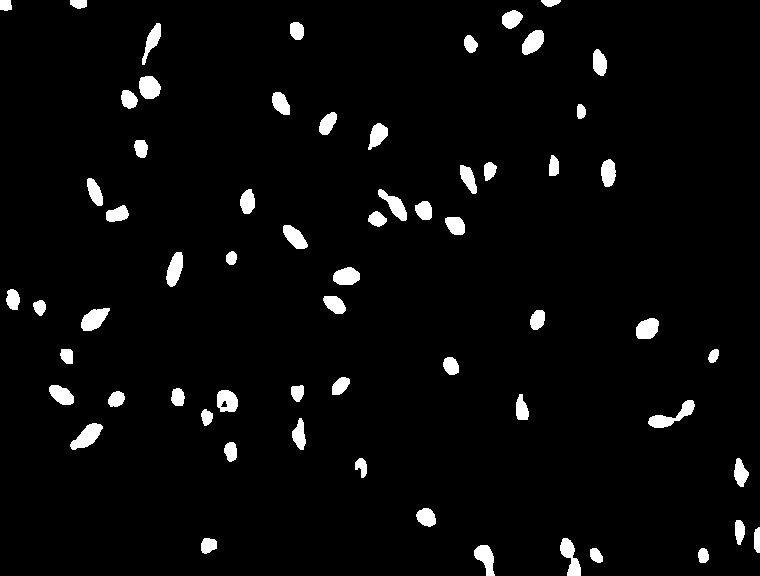
#> input picture processimg/106.jpg, 760 x 576 px
$ python -i detector.py   (imports and definitions only)
#> lines starting #> are read from the running program, lines starting #| are printed output that depends on the picture; after the words box and inside, x2 and y2 are one past the last pixel; in counts of white or black regions, pixels touching at a corner belong together
import argparse
import cv2
import numpy as np

array = []
bbox = []

def draw_flow(img, flow, step=16):
    h, w = img.shape[:2]
    y, x = np.mgrid[step / 2:h:step, step / 2:w:step].reshape(2, -1)
    fx, fy = flow[y.astype(int), x.astype(int)].T
    lines = np.vstack([x, y, x + fx, y + fy]).T.reshape(-1, 2, 2)
    lines = np.int32(lines + 0.5)
    vis = cv2.cvtColor(img, cv2.COLOR_GRAY2BGR)

    cv2.polylines(vis, lines, 0, (0, 255, 0))
    for (x1, y1), (x2, y2) in lines:
        cv2.circle(vis, (x1, y1), 1, (0, 255, 0), -1)
    return vis


def draw_hsv(flow):
    h, w = flow.shape[:2]
    fx, fy = flow[:, :, 0], flow[:, :, 1]
    ang = np.arctan2(fy, fx) + np.pi
    v = np.sqrt(fx * fx + fy * fy)
    hsv = np.zeros((h, w, 3), np.uint8)
    hsv[..., 0] = ang * (180 / np.pi / 2)
    hsv[..., 1] = 255
    hsv[..., 2] = np.minimum(v * 4, 255)
    bgr = cv2.cvtColor(hsv, cv2.COLOR_HSV2BGR)
    return bgr

def dec(path):
#> called with path = 'processimg/106.jpg'
    cam = cv2.VideoCapture(path)
    ret, prev = cam.read()
#> prev is the input picture: shape (576, 760, 3); min 0, max 255, mean 9.4

    prevgray = cv2.cvtColor(prev, cv2.COLOR_BGR2GRAY)
    i = 1
    bounding = []

    while True:
        ret, img = cam.read()

        if not ret:
            break

        gray = cv2.cvtColor(img, cv2.COLOR_BGR2GRAY)
        h, w, _ = img.shape
#> h = 576; w = 760
        flow = np.zeros((h, w, 1), np.float32)
        flow = cv2.calcOpticalFlowFarneback(prevgray, gray, flow, 0.5, 5, 15, 3, 5, 1, cv2.OPTFLOW_FARNEBACK_GAUSSIAN)
        prevgray = gray

        imgPath = "./LFlow/%s.jpg" % str(i)  # 存储图片的路径
        cv2.imwrite(imgPath, draw_flow(gray, flow))  # 将提取的视频帧存储进imgPath
#> in draw_flow, `fx, fy = flow[y.astype(int), x.astype(int)].T`: fx = 1692 values, max 0.000201 at index 4, min -9.27e-05 at index 1680, mean 1.33e-07; fy = 1692 values, max 0.000129 at index 1680, min -9.86e-05 at index 5, mean 1.84e-07
#> in draw_flow, `cv2.polylines(vis, lines, 0, (0, 255, 0))`:
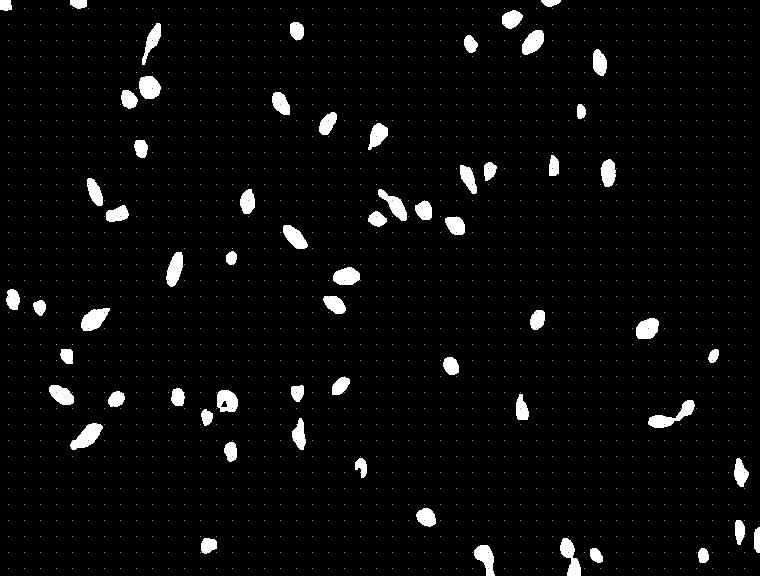
#> vis: shape (576, 760, 3); 0.39% of pixels changed, all inside (x1, y1, x2, y2) = (8, 8, 745, 569)
#> the loop in draw_flow, `for (x1, y1), (x2, y2) in lines:` made 1692 passes
#> (x1, y1, x2, y2) on passes 1 to 3: (8, 8, 8, 8), (24, 8, 24, 8), (40, 8, 40, 8)
#> after the loop in draw_flow, `for (x1, y1), (x2, y2) in lines:`:
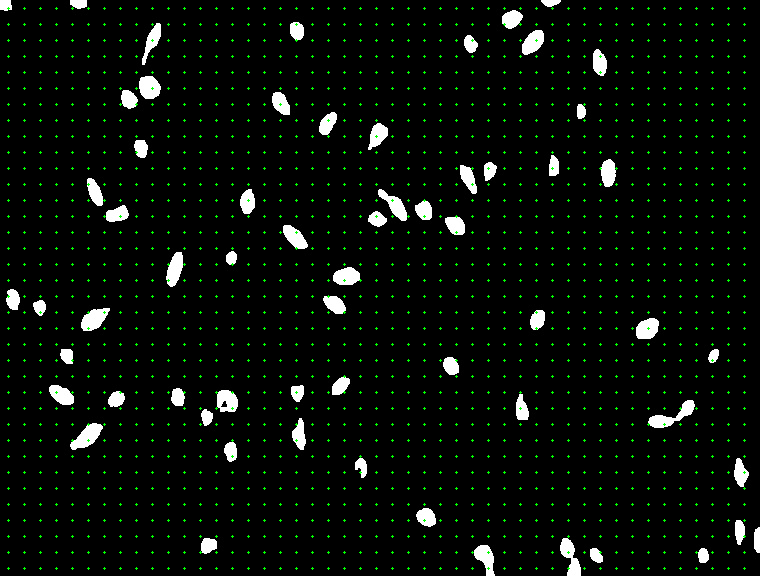
#> vis: shape (576, 760, 3); 1.55% of pixels changed, all inside (x1, y1, x2, y2) = (7, 7, 746, 570)
        cv2.imshow('flow', draw_flow(gray, flow))
#> the loop in draw_flow (call 2), `for (x1, y1), (x2, y2) in lines:` made 1692 passes
        gray1 = cv2.cvtColor(draw_hsv(flow), cv2.COLOR_BGR2GRAY)
#> in draw_hsv, `ang = np.arctan2(fy, fx) + np.pi`:
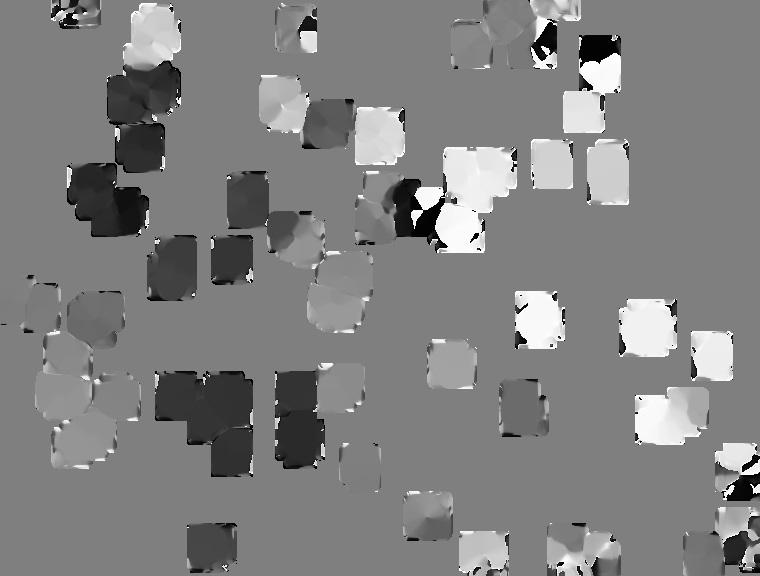
#> ang: shape (576, 760) float32; min 0, max 6.28, mean 3.18; drawn with min black and max white
#> in draw_hsv, `hsv[..., 0] = ang * (180 / np.pi / 2)`:
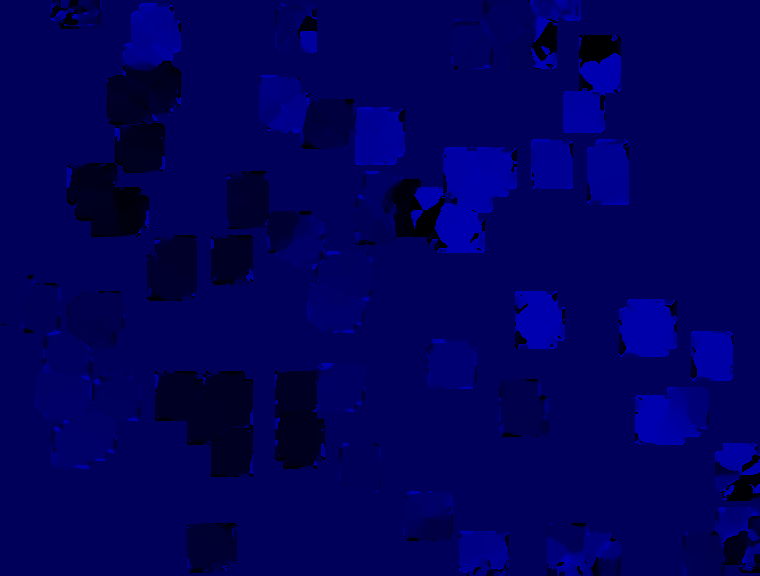
#> hsv: shape (576, 760, 3); mean of channels 0, 1, 2 90.9, 0, 0; drawn as B, G, R
#> in draw_hsv, `hsv[..., 1] = 255`:
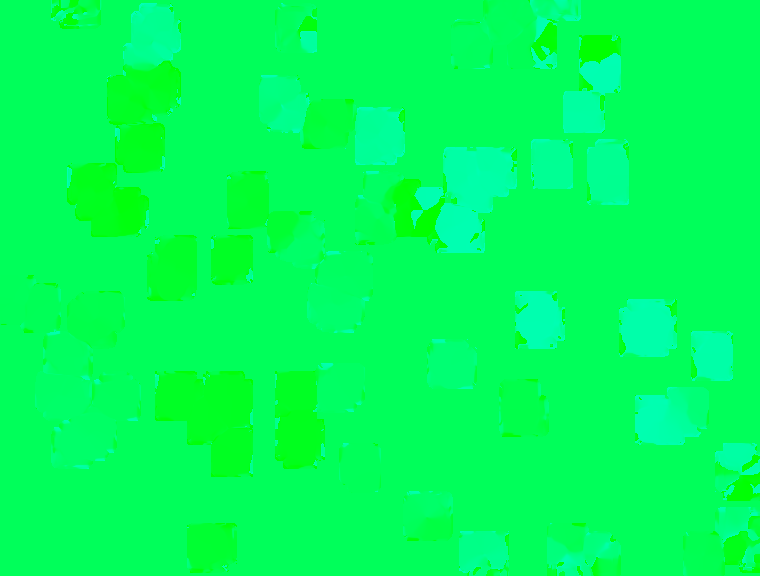
#> hsv: shape (576, 760, 3); mean of channels 0, 1, 2 90.9, 255, 0; drawn as B, G, R
#> in draw_hsv, `hsv[..., 2] = np.minimum(v * 4, 255)`: hsv: shape (576, 760, 3); 0.01% of pixels changed, all inside (x1, y1, x2, y2) = (74, 0, 760, 576)
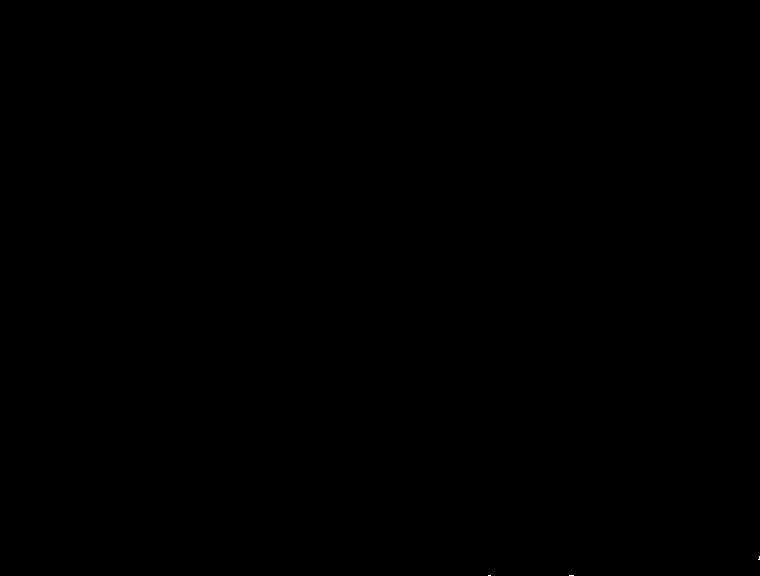
#> gray1: shape (576, 760); values 0 (black) and 1 (white), 0% white in thin lines or dots, all inside (x1, y1, x2, y2) = (488, 556, 760, 576)
        thresh = cv2.threshold(gray1, 10, 255, cv2.THRESH_BINARY)[1]
#> thresh: shape (576, 760); every value is 0
        thresh = cv2.dilate(thresh, None, iterations=2)
        cnts,hierarchy = cv2.findContours(thresh.copy(), cv2.RETR_EXTERNAL, cv2.CHAIN_APPROX_SIMPLE)
#> cnts = []

        # loop over the contours
        for c in cnts:
            # if the contour is too small, ignore it
            if cv2.contourArea(c) < 200:
                continue
            (x, y, w, h) = cv2.boundingRect(c)
            bounding.append((x+w/2, y+h/2))#目标矩形框中心
            cv2.rectangle(img, (x, y), (x + w, y + h), (0, 255, 0), 2)#(x,y)为左上点坐标，(x+w,y+h)为右下点坐标
            text = "Sperm's Activity"
#> this loop made 0 passes
#> after the loop, bounding = []
#> (the run stopped early here; a loop or call above may not have finished)

$ run again, on processimg/116.jpg
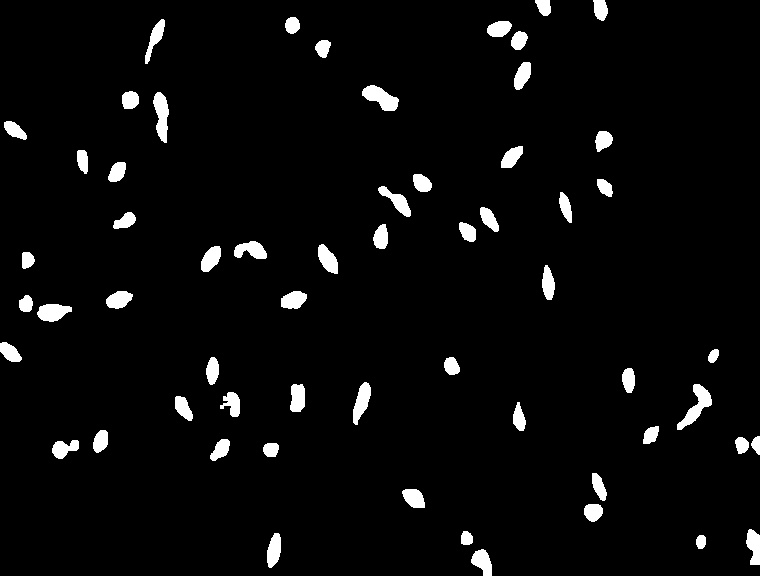
#> input picture processimg/116.jpg, 760 x 576 px
#> in dec, prev is the input picture: shape (576, 760, 3); min 0, max 255, mean 9.9
#> in draw_flow, `fx, fy = flow[y.astype(int), x.astype(int)].T`: fx = 1692 values, max 2.04e-05 at index 1691, min -0.000148 at index 33, mean -1.62e-07; fy = 1692 values, max 3.57e-05 at index 37, min -0.00011 at index 33, mean -1.17e-07
#> the loop in draw_flow, `for (x1, y1), (x2, y2) in lines:` made 1692 passes
#> (x1, y1, x2, y2) on passes 1 to 3: (8, 8, 8, 8), (24, 8, 24, 8), (40, 8, 40, 8)
#> after the loop in draw_flow, `for (x1, y1), (x2, y2) in lines:`:
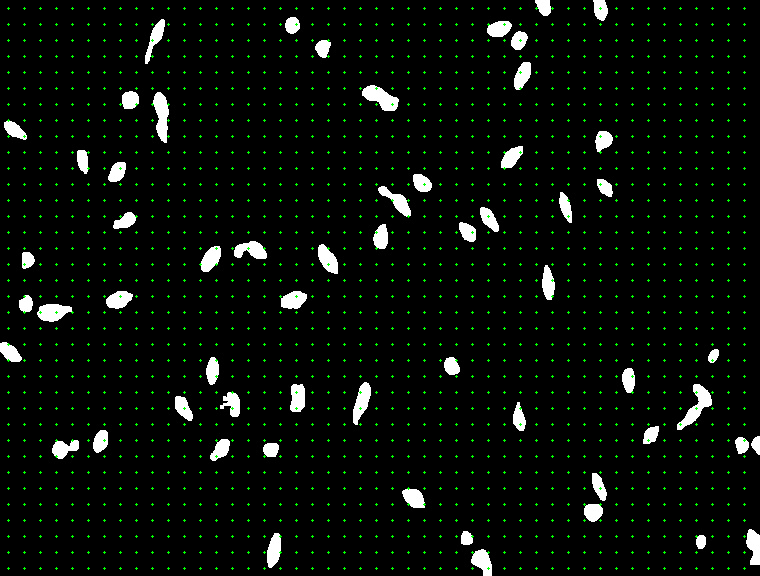
#> vis: shape (576, 760, 3); mean B, G, R 9.7, 14.7, 9.7
#> the loop in draw_flow (call 2), `for (x1, y1), (x2, y2) in lines:` made 1692 passes
#> in draw_hsv, `hsv[..., 1] = 255`:
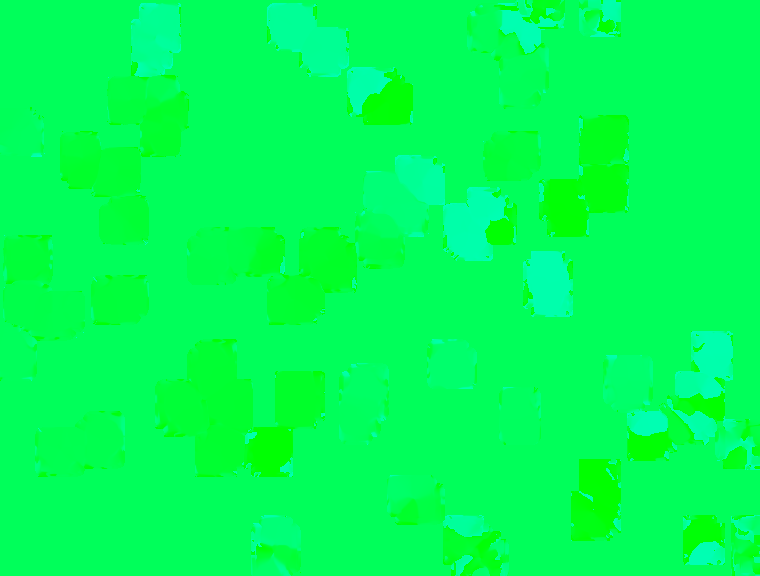
#> hsv: shape (576, 760, 3); mean of channels 0, 1, 2 86.8, 255, 0; drawn as B, G, R
#> thresh: shape (576, 760); every value is 0
#> cnts = []
